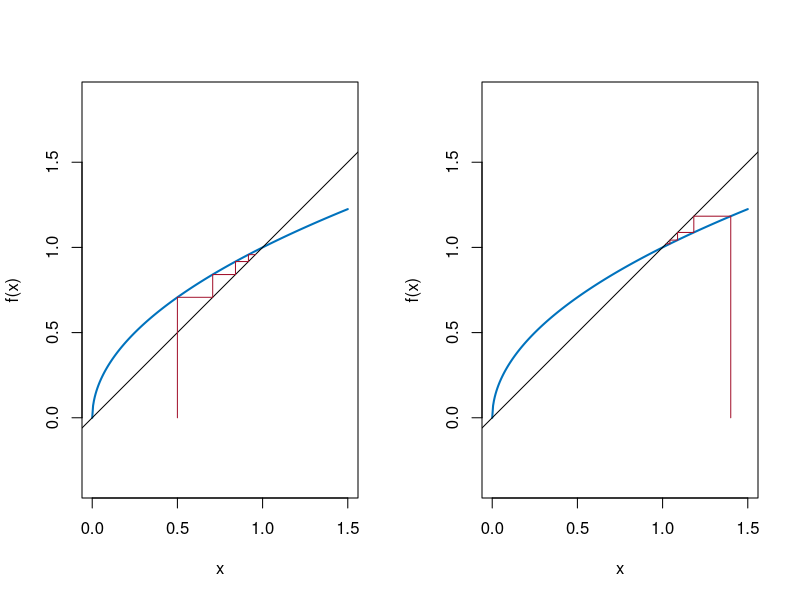

Recreate this plot in R.
# Abb. 1.26: Treppendiagramme zu x_{n+1} = sqrt(x_n) (Buch, Abschnitt 1.4, Gl. 1.31)
# x_0 = 0.5 (links) und x_0 = 1.4 (rechts); die Treppe läuft auf den Schnittpunkt von f(x) = sqrt(x) mit y = x
# (c) 2026 Philipp Kügler · Programm zum Buch „Dynamische Systeme in den Lebenswissenschaften“ · MIT-Lizenz (siehe LICENSE)
treppe <- function(x, unten = 0) {      # Punkte der Treppe: senkrecht zum Graphen, waagrecht zur Winkelhalbierenden
  px <- x[1]; py <- unten
  for (k in 1:(length(x) - 1)) { px <- c(px, x[k], x[k + 1]); py <- c(py, x[k + 1], x[k + 1]) }
  list(x = px, y = py)
}
xx <- seq(0, 1.5, length.out = 300)
N <- 4
par(mfrow = c(1, 2))
for (x0 in c(0.5, 1.4)) {
  x <- numeric(N + 1); x[1] <- x0
  for (k in 1:N) x[k + 1] <- sqrt(x[k])
  cat(sprintf("x_0 = %g:", x0), sprintf("%.4f", x), "\n")
  plot(xx, sqrt(xx), type = "l", col = rgb(0, 0.447, 0.741), lwd = 2, asp = 1, xlim = c(0, 1.5), ylim = c(0, 1.5),
       xlab = "x", ylab = "f(x)")
  abline(0, 1)
  lines(treppe(x), col = rgb(0.64, 0.08, 0.18))
}
